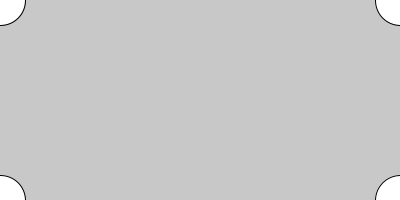
Frame 1 (no input)
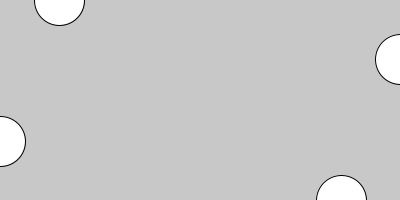
Frame 60 (the mouse pressed at the canvas centre just before this capture)
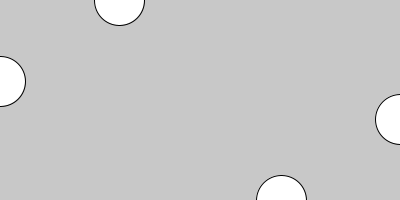
Frame 120 (the mouse held since frame 60 and released just before this capture)

The Processing sketch that drew these frames (run headless with seeded random() and noise(); from frame 60 on, the mouse is pressed at the canvas centre):

// Processing sketch: ejercicio_4
// ── ejercicio_4.pde
//ejercicio 4
int derecha = 0;
int izquierda = 400;
int arriba = 200;
int abajo =0;
void setup(){size(400,200);}

void draw(){
  background (200);
  //derecha
  ellipse(derecha,0,50,50);
  //abajo
  ellipse(400,abajo,50,50);
  //izquierda
  ellipse(izquierda,200,50,50);
  //arriba
  ellipse(0,arriba,50,50);
  derecha ++;
  abajo ++;
  izquierda --;
  arriba --;
}
